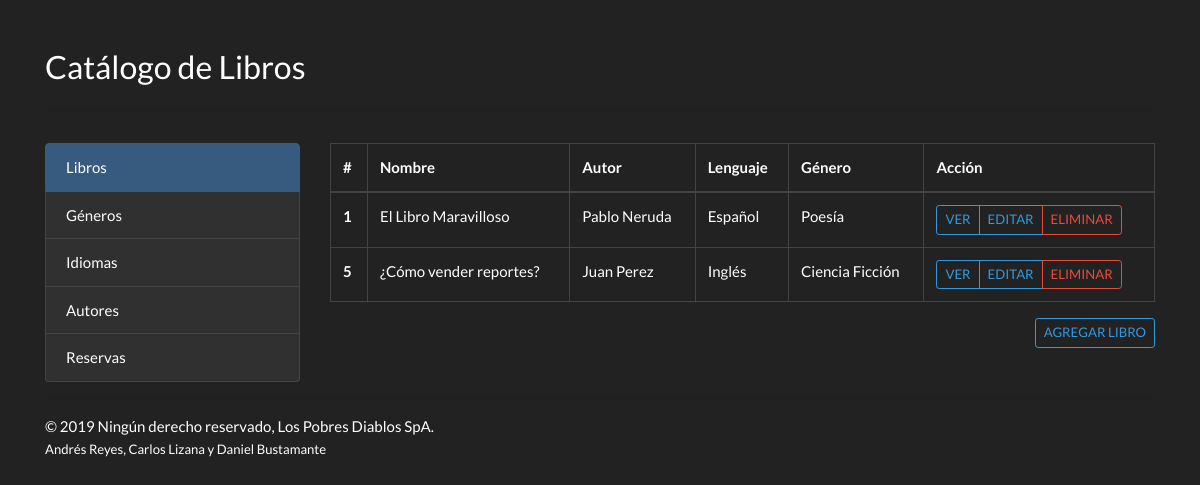
Before: / with the older database file.
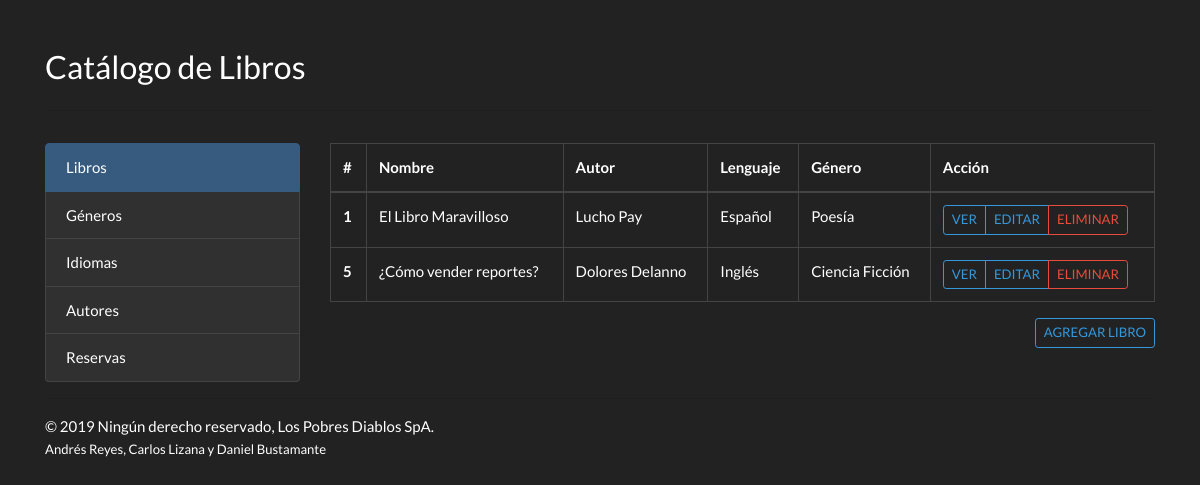
After: the same page with the newer database file.
### catalog/models.py (models this page shows, shortened)
class Book(models.Model):
    title = models.CharField(max_length=50)
    author = models.ForeignKey(Author, on_delete=models.SET_NULL, null=True)
    summary = models.TextField(max_length=1000)
    imprint = models.CharField(max_length=100)
    isbn = models.CharField(max_length=13)
    genre = models.ForeignKey(Genre, on_delete=models.SET_NULL, null=True)
    language = models.ForeignKey(Language, on_delete=models.SET_NULL, null=True)

class Author(models.Model):
    first_name = models.CharField(max_length=100)
    last_name = models.CharField(max_length=100)
    date_of_birth = models.DateField(null=True, blank=True)
    date_of_death = models.DateField('Died', null=True, blank=True)
    class Meta:
        ordering = ['last_name', 'first_name']

class Language(models.Model):
    name = models.CharField(max_length=100)

class Genre(models.Model):
    name = models.CharField(max_length=30)

### catalog/views.py (the view)
# urls.py: url(r'^$', BookList.as_view(), name='books_list'),
class BookList(ListView):
    queryset = Book.objects.order_by('id')
    template_name = 'books/books_list.html'

### catalog/templates/books/books_list.html (shortened to what this page needs)
<!doctype html>
<html lang="en">
<head>
    <link rel="stylesheet" href="https://stackpath.bootstrapcdn.com/bootswatch/4.3.1/darkly/bootstrap.min.css"/>
</head>
<body>
<div class="container">
    <div class="row">
        <div class="col pt-5">
            <h3>Catálogo de Libros</h3>
        </div>
    </div>
    <hr class="pb-3"/>
    <div class="row">
        <div class="col-lg-3 order-2 order-lg-1">
            <div class="list-group">
                <a href="{% url 'catalog:books_list' %}" class="list-group-item list-group-item-action active">Libros</a>
                <a href="{% url 'catalog:genres_list' %}" class="list-group-item list-group-item-action">Géneros</a>
                <a href="{% url 'catalog:languages_list' %}" class="list-group-item list-group-item-action">Idiomas</a>
                <a href="{% url 'catalog:authors_list' %}" class="list-group-item list-group-item-action">Autores</a>
                <a href="{% url 'catalog:reservations_list' %}" class="list-group-item list-group-item-action">Reservas</a>
            </div>
        </div>
        <div class="col-lg-9 order-1 order-lg-2">
            <table class="table table-bordered table-hover">
                <thead>
                <tr>
                    <th scope="col">#</th>
                    <th scope="col">Nombre</th>
                    <th scope="col">Autor</th>
                    <th scope="col">Lenguaje</th>
                    <th scope="col">Género</th>
                    <th scope="col">Acción</th>
                </tr>
                </thead>
                <tbody>
                {% if object_list %}
                    {% for book in object_list %}
                        <tr>
                            <th scope="row">{{ book.id }}</th>
                            <td>{{ book.title }}</td>
                            <td>{{ book.author.first_name }} {{ book.author.last_name }}</td>
                            <td>{{ book.language.name }}</td>
                            <td>{{ book.genre.name }}</td>
                            <td>
                                <div class="btn-group" role="group" aria-label="Basic example">
                                    <a href="{% url 'catalog:books_detail' book.id %}" class="btn btn-sm btn-outline-info float-right text-uppercase">Ver </a>
                                    <a href="{% url 'catalog:books_update' book.id %}" class="btn btn-sm btn-outline-info float-right text-uppercase">Editar </a>
                                    <a href="{% url 'catalog:books_delete' book.id %}" class="btn btn-sm btn-outline-danger float-right text-uppercase">Eliminar </a>
                                </div>
                            </td>
                        </tr>
                    {% endfor %}
                {% else %}
                    <tr>
                        <td colspan="6">
                            No hay Libros Registrados
                        </td>
                    </tr>
                {% endif %}
                </tbody>
            </table>
            <a href="{% url 'catalog:books_create' %}"
               class="btn btn-sm btn-outline-info float-right text-uppercase mb-3">Agregar
                Libro </a>
        </div>
    </div>
    <hr/>
    &copy; 2019 Ningún derecho reservado, Los Pobres Diablos SpA.<br><small>Andrés Reyes, Carlos Lizana y Daniel
    Bustamante</small>
</div>
</body>
</html>

Changed rows visible on the page:
changed Book "El Libro Maravilloso": author.first_name "Pablo" → "Lucho"; author.last_name "Neruda" → "Pay"
changed Book "¿Cómo vender reportes?": author.first_name "Juan" → "Dolores"; author.last_name "Perez" → "Delanno"
